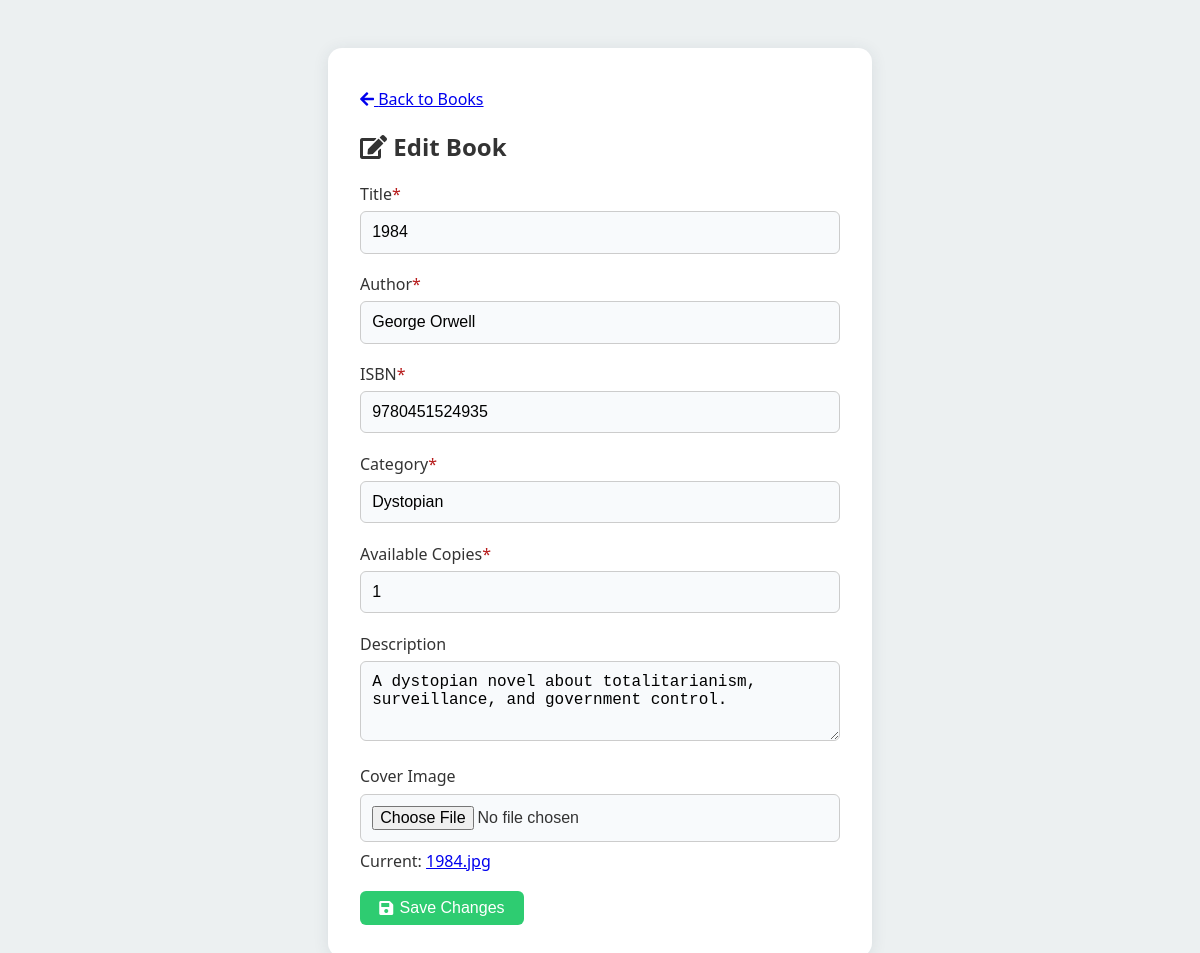
Screenshot of /edit-book.php?id=3 (signed in) with the database file from the repository.
### tables this page shows
CREATE TABLE `books` (
  `book_id` int(11) NOT NULL,
  `title` varchar(150) NOT NULL,
  `author` varchar(100) DEFAULT NULL,
  `category` varchar(50) DEFAULT NULL,
  `isbn` varchar(20) DEFAULT NULL,
  `total_copies` int(11) DEFAULT 1,
  `book_fine` int(11) NOT NULL,
  `available_copies` int(11) DEFAULT 1,
  `published_year` year(4) DEFAULT NULL,
  `cover_image` varchar(255) DEFAULT NULL,
  `is_ebook` tinyint(1) DEFAULT 0,
  `ebook_file` varchar(255) DEFAULT NULL,
  `description` text DEFAULT NULL,
  `published_date` date DEFAULT NULL
);

### edit-book.php (the view, shortened to what this page needs)
<?php
require_once 'config.php';
$book_id = isset($_GET['id']) ? (int)$_GET['id'] : 0;
$book = null;
if ($book_id <= 0) {
    $error = "Invalid book selected.";
} else {
    $stmt = $conn->prepare("SELECT * FROM books WHERE book_id = ?");
    if (!$stmt) {
        $error = "Database error: " . $conn->error;
    } else {
        $stmt->bind_param("i", $book_id);
        $stmt->execute();
        $result = $stmt->get_result();
        if ($result) {
            $book = $result->fetch_assoc();
        } else {
            $error = "Failed to fetch book: " . $stmt->error;
        }
    }
}
?>
<!DOCTYPE html>
<html lang="en">
<head>
    <link rel="stylesheet" href="admin.css">
    <link rel="stylesheet" href="https://cdnjs.cloudflare.com/ajax/libs/font-awesome/5.15.4/css/all.min.css">
</head>
<body>
    <div class="edit-book-container">
        <a href="manage-books.php" class="back-link"><i class="fas fa-arrow-left"></i> Back to Books</a>
        <h2><i class="fas fa-edit"></i> Edit Book</h2>
        <?php if ($book): ?>
        <form method="POST" autocomplete="off" enctype="multipart/form-data">
            <div class="form-group">
                <label for="title">Title<span style="color:#b71c1c;">*</span></label>
                <input type="text" id="title" name="title" required value="<?= htmlspecialchars($book['title']) ?>">
            </div>
            <div class="form-group">
                <label for="author">Author<span style="color:#b71c1c;">*</span></label>
                <input type="text" id="author" name="author" required value="<?= htmlspecialchars($book['author']) ?>">
            </div>
            <div class="form-group">
                <label for="isbn">ISBN<span style="color:#b71c1c;">*</span></label>
                <input type="text" id="isbn" name="isbn" required value="<?= htmlspecialchars($book['isbn']) ?>">
            </div>
            <div class="form-group">
                <label for="category">Category<span style="color:#b71c1c;">*</span></label>
                <input type="text" id="category" name="category" required value="<?= htmlspecialchars($book['category']) ?>">
            </div>
            <div class="form-group">
                <label for="available_copies">Available Copies<span style="color:#b71c1c;">*</span></label>
                <input type="number" id="available_copies" name="available_copies" min="0" required value="<?= htmlspecialchars($book['available_copies']) ?>">
            </div>
            <div class="form-group">
                <label for="description">Description</label>
                <textarea id="description" name="description"><?= htmlspecialchars($book['description']) ?></textarea>
            </div>
            <div class="form-group">
                <label for="cover_image">Cover Image</label>
                <input type="file" id="cover_image" name="cover_image">
                <?php if (!empty($book['cover_image'])): ?>
                    <p style="margin-top: 8px;">Current: <a href="uploads/covers/<?= htmlspecialchars($book['cover_image']) ?>" target="_blank"><?= htmlspecialchars($book['cover_image']) ?></a></p>
                <?php endif; ?>
            </div>
            <button type="submit" class="button add"><i class="fas fa-save"></i> Save Changes</button>
        </form>
        <?php endif; ?>
    </div>
</body>
</html>

### admin.css (style rules this page uses)
:root { --primary: #2c3e50; --secondary: #34495e; --accent: #3498db; --bg: #ecf0f1; --text: #333; --white: #fff; --danger: #e74c3c; --success: #2ecc71; --shadow: 0 4px 12px rgba(0, 0, 0, 0.08); --radius: 8px; }
body { margin: 0; font-family: 'Segoe UI', Tahoma, Geneva, Verdana, sans-serif; background-color: var(--bg); color: var(--text); }
.button { display: inline-flex; align-items: center; gap: 0.4em; padding: 0.5em 1.2em; border: none; border-radius: 6px; font-size: 1rem; font-weight: 500; cursor: pointer; text-decoration: none; transition: background 0.18s, color 0.18s; background: #eee; color: #222; }
.button.add { background: #2ecc71; color: #fff; }
.form-group { margin-bottom: 1.2rem; }
.form-group label { display: block; margin-bottom: 0.4rem; font-weight: 500; color: #333; }
.form-group input, .form-group textarea { width: 100%; padding: 0.7em; border: 1px solid #ccc; border-radius: 6px; font-size: 1rem; box-sizing: border-box; background: #f8fafc; transition: border 0.18s; }
.form-group textarea { min-height: 80px; resize: vertical; }
.edit-book-container { max-width: 480px; margin: 3rem auto; background: #fff; border-radius: 14px; box-shadow: 0 2px 16px rgba(44,62,80,0.10); padding: 2.5rem 2rem 2rem 2rem; }

### rows the page displays
books: title "1984", author "George Orwell", isbn "9780451524935", category "Dystopian", available_copies "1", description "A dystopian novel about totalitarianism, surveillance, and government control.", cover_image "1984.jpg"
